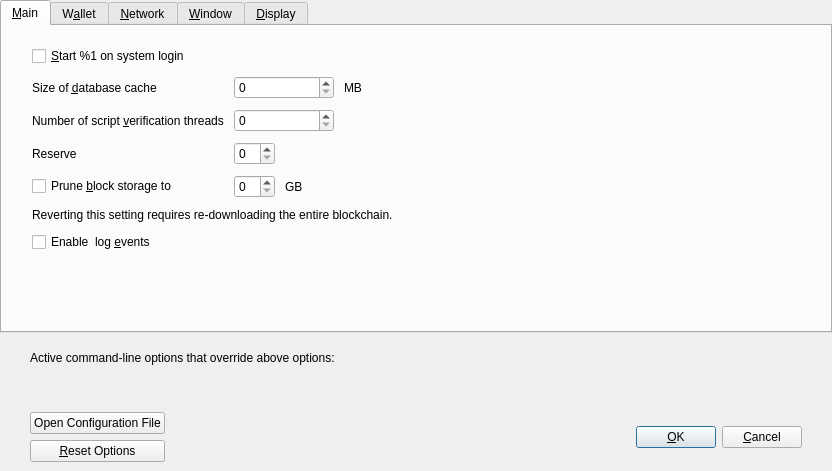
<?xml version="1.0" encoding="UTF-8"?>
<ui version="4.0">
 <class>OptionsDialog</class>
 <widget class="QDialog" name="OptionsDialog">
  <property name="geometry">
   <rect>
    <x>0</x>
    <y>0</y>
    <width>832</width>
    <height>471</height>
   </rect>
  </property>
  <property name="windowTitle">
   <string>Options</string>
  </property>
  <property name="modal">
   <bool>true</bool>
  </property>
  <layout class="QVBoxLayout" name="verticalLayout">
   <property name="leftMargin">
    <number>0</number>
   </property>
   <property name="topMargin">
    <number>0</number>
   </property>
   <property name="rightMargin">
    <number>0</number>
   </property>
   <property name="bottomMargin">
    <number>0</number>
   </property>
   <item>
    <widget class="QTabWidget" name="tabWidget">
     <property name="currentIndex">
      <number>0</number>
     </property>
     <widget class="QWidget" name="tabMain">
      <attribute name="title">
       <string>&amp;Main</string>
      </attribute>
      <layout class="QVBoxLayout" name="verticalLayout_3">
       <property name="spacing">
        <number>10</number>
       </property>
       <property name="leftMargin">
        <number>30</number>
       </property>
       <property name="topMargin">
        <number>20</number>
       </property>
       <property name="rightMargin">
        <number>30</number>
       </property>
       <property name="bottomMargin">
        <number>20</number>
       </property>
       <item>
        <widget class="QCheckBox" name="glitchAtStartup">
         <property name="toolTip">
          <string>Automatically start %1 after logging in to the system.</string>
         </property>
         <property name="text">
          <string>&amp;Start %1 on system login</string>
         </property>
        </widget>
       </item>
       <item>
        <layout class="QGridLayout" name="gridLayout">
         <property name="verticalSpacing">
          <number>10</number>
         </property>
         <item row="4" column="0" colspan="2">
          <widget class="QLabel" name="pruneWarning">
           <property name="text">
            <string>Reverting this setting requires re-downloading the entire blockchain.</string>
           </property>
           <property name="textFormat">
            <enum>Qt::PlainText</enum>
           </property>
          </widget>
         </item>
         <item row="1" column="0">
          <widget class="QLabel" name="threadsScriptVerifLabel">
           <property name="text">
            <string>Number of script &amp;verification threads</string>
           </property>
           <property name="textFormat">
            <enum>Qt::PlainText</enum>
           </property>
           <property name="buddy">
            <cstring>threadsScriptVerif</cstring>
           </property>
          </widget>
         </item>
         <item row="2" column="0">
          <widget class="QLabel" name="reserveBalanceLabel">
           <property name="text">
            <string>Reserve</string>
           </property>
           <property name="textFormat">
            <enum>Qt::PlainText</enum>
           </property>
           <property name="buddy">
            <cstring>threadsScriptVerif</cstring>
           </property>
          </widget>
         </item>
         <item row="0" column="1">
          <layout class="QHBoxLayout" name="horizontalLayout_2_Main">
           <item>
            <widget class="QSpinBox" name="databaseCache">
             <property name="minimumSize">
              <size>
               <width>100</width>
               <height>0</height>
              </size>
             </property>
            </widget>
           </item>
           <item>
            <widget class="QLabel" name="databaseCacheUnitLabel">
             <property name="text">
              <string>MB</string>
             </property>
             <property name="textFormat">
              <enum>Qt::PlainText</enum>
             </property>
            </widget>
           </item>
           <item>
            <spacer name="horizontalSpacer_2_Main">
             <property name="orientation">
              <enum>Qt::Horizontal</enum>
             </property>
             <property name="sizeHint" stdset="0">
              <size>
               <width>40</width>
               <height>20</height>
              </size>
             </property>
            </spacer>
           </item>
          </layout>
         </item>
         <item row="0" column="0">
          <widget class="QLabel" name="databaseCacheLabel">
           <property name="text">
            <string>Size of &amp;database cache</string>
           </property>
           <property name="textFormat">
            <enum>Qt::PlainText</enum>
           </property>
           <property name="buddy">
            <cstring>databaseCache</cstring>
           </property>
          </widget>
         </item>
         <item row="2" column="1">
          <layout class="QHBoxLayout" name="horizontalLayout_3_Main_3">
           <item>
            <widget class="BitcoinAmountField" name="reserveBalance">
             <property name="toolTip">
              <string>(0 = auto, &lt;0 = leave that many cores free)</string>
             </property>
            </widget>
           </item>
           <item>
            <spacer name="horizontalSpacer_3_Main_3">
             <property name="orientation">
              <enum>Qt::Horizontal</enum>
             </property>
             <property name="sizeHint" stdset="0">
              <size>
               <width>40</width>
               <height>20</height>
              </size>
             </property>
            </spacer>
           </item>
          </layout>
         </item>
         <item row="1" column="1">
          <layout class="QHBoxLayout" name="horizontalLayout_3_Main">
           <item>
            <widget class="QSpinBox" name="threadsScriptVerif">
             <property name="minimumSize">
              <size>
               <width>100</width>
               <height>0</height>
              </size>
             </property>
             <property name="toolTip">
              <string>(0 = auto, &lt;0 = leave that many cores free)</string>
             </property>
            </widget>
           </item>
           <item>
            <spacer name="horizontalSpacer_3_Main">
             <property name="orientation">
              <enum>Qt::Horizontal</enum>
             </property>
             <property name="sizeHint" stdset="0">
              <size>
               <width>40</width>
               <height>20</height>
              </size>
             </property>
            </spacer>
           </item>
          </layout>
         </item>
         <item row="3" column="0">
          <widget class="QCheckBox" name="prune">
           <property name="toolTip">
            <string>Disables some advanced features but all blocks will still be fully validated. Reverting this setting requires re-downloading the entire blockchain. Actual disk usage may be somewhat higher.</string>
           </property>
           <property name="text">
            <string>Prune &amp;block storage to</string>
           </property>
          </widget>
         </item>
         <item row="3" column="1">
          <layout class="QHBoxLayout" name="horizontalLayout_Main_Prune">
           <item>
            <widget class="QSpinBox" name="pruneSize"/>
           </item>
           <item>
            <widget class="QLabel" name="pruneSizeUnitLabel">
             <property name="text">
              <string>GB</string>
             </property>
             <property name="textFormat">
              <enum>Qt::PlainText</enum>
             </property>
            </widget>
           </item>
           <item>
            <spacer name="horizontalSpacer_Main_Prune">
             <property name="orientation">
              <enum>Qt::Horizontal</enum>
             </property>
             <property name="sizeHint" stdset="0">
              <size>
               <width>40</width>
               <height>20</height>
              </size>
             </property>
            </spacer>
           </item>
          </layout>
         </item>
        </layout>
       </item>
       <item>
        <widget class="QCheckBox" name="logEvents">
         <property name="text">
          <string>Enable  log &amp;events</string>
         </property>
        </widget>
       </item>
       <item>
        <spacer name="verticalSpacer_Main">
         <property name="orientation">
          <enum>Qt::Vertical</enum>
         </property>
         <property name="sizeHint" stdset="0">
          <size>
           <width>20</width>
           <height>40</height>
          </size>
         </property>
        </spacer>
       </item>
      </layout>
     </widget>
     <widget class="QWidget" name="tabWallet">
      <attribute name="title">
       <string>W&amp;allet</string>
      </attribute>
      <layout class="QVBoxLayout" name="verticalLayout_Wallet">
       <property name="spacing">
        <number>10</number>
       </property>
       <property name="leftMargin">
        <number>30</number>
       </property>
       <property name="topMargin">
        <number>20</number>
       </property>
       <property name="rightMargin">
        <number>30</number>
       </property>
       <property name="bottomMargin">
        <number>20</number>
       </property>
       <item>
        <widget class="QGroupBox" name="groupBox">
         <property name="title">
          <string>Expert</string>
         </property>
         <layout class="QVBoxLayout" name="verticalLayout_2">
          <property name="spacing">
           <number>10</number>
          </property>
          <item>
           <widget class="QCheckBox" name="coinControlFeatures">
            <property name="toolTip">
             <string>Whether to show coin control features or not.</string>
            </property>
            <property name="text">
             <string>Enable coin &amp;control features</string>
            </property>
           </widget>
          </item>
          <item>
           <widget class="QCheckBox" name="spendZeroConfChange">
            <property name="toolTip">
             <string>If you disable the spending of unconfirmed change, the change from a transaction cannot be used until that transaction has at least one confirmation. This also affects how your balance is computed.</string>
            </property>
            <property name="text">
             <string>&amp;Spend unconfirmed change</string>
            </property>
           </widget>
          </item>
          <item>
           <widget class="QCheckBox" name="zeroBalanceAddressToken">
            <property name="text">
             <string>Enable &amp;zero balance for receiver token address</string>
            </property>
           </widget>
          </item>
          <item>
           <widget class="QCheckBox" name="useChangeAddress">
            <property name="text">
             <string>Use change &amp;address</string>
            </property>
           </widget>
          </item>
          <item>
           <widget class="QCheckBox" name="checkForUpdates">
            <property name="text">
             <string>Check for &amp;updates</string>
            </property>
           </widget>
          </item>
         </layout>
        </widget>
       </item>
       <item>
        <spacer name="verticalSpacer_Wallet">
         <property name="orientation">
          <enum>Qt::Vertical</enum>
         </property>
         <property name="sizeHint" stdset="0">
          <size>
           <width>20</width>
           <height>40</height>
          </size>
         </property>
        </spacer>
       </item>
      </layout>
     </widget>
     <widget class="QWidget" name="tabNetwork">
      <attribute name="title">
       <string>&amp;Network</string>
      </attribute>
      <layout class="QVBoxLayout" name="verticalLayout_Network">
       <property name="spacing">
        <number>10</number>
       </property>
       <property name="leftMargin">
        <number>30</number>
       </property>
       <property name="topMargin">
        <number>20</number>
       </property>
       <property name="rightMargin">
        <number>30</number>
       </property>
       <property name="bottomMargin">
        <number>20</number>
       </property>
       <item>
        <widget class="QCheckBox" name="mapPortUpnp">
         <property name="toolTip">
          <string>Automatically open the Bitcoin client port on the router. This only works when your router supports UPnP and it is enabled.</string>
         </property>
         <property name="text">
          <string>Map port using &amp;UPnP</string>
         </property>
        </widget>
       </item>
       <item>
        <widget class="QCheckBox" name="allowIncoming">
         <property name="toolTip">
          <string>Accept connections from outside.</string>
         </property>
         <property name="text">
          <string>Allow incomin&amp;g connections</string>
         </property>
        </widget>
       </item>
       <item>
        <widget class="QCheckBox" name="connectSocks">
         <property name="toolTip">
          <string>Connect to the Bitcoin network through a SOCKS5 proxy.</string>
         </property>
         <property name="text">
          <string>&amp;Connect through SOCKS5 proxy (default proxy):</string>
         </property>
        </widget>
       </item>
       <item>
        <layout class="QHBoxLayout" name="horizontalLayout_1_Network">
         <item>
          <widget class="QLabel" name="proxyIpLabel">
           <property name="text">
            <string>Proxy &amp;IP:</string>
           </property>
           <property name="textFormat">
            <enum>Qt::PlainText</enum>
           </property>
           <property name="buddy">
            <cstring>proxyIp</cstring>
           </property>
          </widget>
         </item>
         <item>
          <widget class="QValidatedLineEdit" name="proxyIp">
           <property name="minimumSize">
            <size>
             <width>140</width>
             <height>0</height>
            </size>
           </property>
           <property name="maximumSize">
            <size>
             <width>140</width>
             <height>16777215</height>
            </size>
           </property>
           <property name="toolTip">
            <string>IP address of the proxy (e.g. IPv4: 127.0.0.1 / IPv6: ::1)</string>
           </property>
          </widget>
         </item>
         <item>
          <widget class="QLabel" name="proxyPortLabel">
           <property name="text">
            <string>&amp;Port:</string>
           </property>
           <property name="textFormat">
            <enum>Qt::PlainText</enum>
           </property>
           <property name="buddy">
            <cstring>proxyPort</cstring>
           </property>
          </widget>
         </item>
         <item>
          <widget class="QLineEdit" name="proxyPort">
           <property name="minimumSize">
            <size>
             <width>55</width>
             <height>0</height>
            </size>
           </property>
           <property name="maximumSize">
            <size>
             <width>55</width>
             <height>16777215</height>
            </size>
           </property>
           <property name="toolTip">
            <string>Port of the proxy (e.g. 9050)</string>
           </property>
          </widget>
         </item>
         <item>
          <spacer name="horizontalSpacer_1_Network">
           <property name="orientation">
            <enum>Qt::Horizontal</enum>
           </property>
           <property name="sizeHint" stdset="0">
            <size>
             <width>40</width>
             <height>20</height>
            </size>
           </property>
          </spacer>
         </item>
        </layout>
       </item>
       <item>
        <layout class="QHBoxLayout" name="horizontalLayout_2_Network">
         <item>
          <widget class="QLabel" name="proxyActiveNets">
           <property name="text">
            <string>Used for reaching peers via:</string>
           </property>
           <property name="textFormat">
            <enum>Qt::PlainText</enum>
           </property>
          </widget>
         </item>
         <item>
          <widget class="QCheckBox" name="proxyReachIPv4">
           <property name="enabled">
            <bool>false</bool>
           </property>
           <property name="toolTip">
            <string>Shows if the supplied default SOCKS5 proxy is used to reach peers via this network type.</string>
           </property>
           <property name="text">
            <string/>
           </property>
          </widget>
         </item>
         <item>
          <widget class="QLabel" name="proxyReachIPv4Label">
           <property name="text">
            <string>IPv4</string>
           </property>
           <property name="textFormat">
            <enum>Qt::PlainText</enum>
           </property>
          </widget>
         </item>
         <item>
          <widget class="QCheckBox" name="proxyReachIPv6">
           <property name="enabled">
            <bool>false</bool>
           </property>
           <property name="toolTip">
            <string>Shows if the supplied default SOCKS5 proxy is used to reach peers via this network type.</string>
           </property>
           <property name="text">
            <string/>
           </property>
          </widget>
         </item>
         <item>
          <widget class="QLabel" name="proxyReachIPv6Label">
           <property name="text">
            <string>IPv6</string>
           </property>
           <property name="textFormat">
            <enum>Qt::PlainText</enum>
           </property>
          </widget>
         </item>
         <item>
          <widget class="QCheckBox" name="proxyReachTor">
           <property name="enabled">
            <bool>false</bool>
           </property>
           <property name="toolTip">
            <string>Shows if the supplied default SOCKS5 proxy is used to reach peers via this network type.</string>
           </property>
           <property name="text">
            <string/>
           </property>
          </widget>
         </item>
         <item>
          <widget class="QLabel" name="proxyReachTorLabel">
           <property name="text">
            <string>Tor</string>
           </property>
           <property name="textFormat">
            <enum>Qt::PlainText</enum>
           </property>
          </widget>
         </item>
         <item>
          <spacer name="horizontalSpacer_2_Network">
           <property name="orientation">
            <enum>Qt::Horizontal</enum>
           </property>
           <property name="sizeHint" stdset="0">
            <size>
             <width>40</width>
             <height>20</height>
            </size>
           </property>
          </spacer>
         </item>
        </layout>
       </item>
       <item>
        <widget class="QCheckBox" name="connectSocksTor">
         <property name="toolTip">
          <string>Connect to the Bitcoin network through a separate SOCKS5 proxy for Tor hidden services.</string>
         </property>
         <property name="text">
          <string>Use separate SOCKS&amp;5 proxy to reach peers via Tor hidden services:</string>
         </property>
        </widget>
       </item>
       <item>
        <layout class="QHBoxLayout" name="horizontalLayout_3_Network">
         <item>
          <widget class="QLabel" name="proxyIpTorLabel">
           <property name="text">
            <string>Proxy &amp;IP:</string>
           </property>
           <property name="textFormat">
            <enum>Qt::PlainText</enum>
           </property>
           <property name="buddy">
            <cstring>proxyIpTor</cstring>
           </property>
          </widget>
         </item>
         <item>
          <widget class="QValidatedLineEdit" name="proxyIpTor">
           <property name="minimumSize">
            <size>
             <width>140</width>
             <height>0</height>
            </size>
           </property>
           <property name="maximumSize">
            <size>
             <width>140</width>
             <height>16777215</height>
            </size>
           </property>
           <property name="toolTip">
            <string>IP address of the proxy (e.g. IPv4: 127.0.0.1 / IPv6: ::1)</string>
           </property>
          </widget>
         </item>
         <item>
          <widget class="QLabel" name="proxyPortTorLabel">
           <property name="text">
            <string>&amp;Port:</string>
           </property>
           <property name="textFormat">
            <enum>Qt::PlainText</enum>
           </property>
           <property name="buddy">
            <cstring>proxyPortTor</cstring>
           </property>
          </widget>
         </item>
         <item>
          <widget class="QLineEdit" name="proxyPortTor">
           <property name="minimumSize">
            <size>
             <width>55</width>
             <height>0</height>
            </size>
           </property>
           <property name="maximumSize">
            <size>
             <width>55</width>
             <height>16777215</height>
            </size>
           </property>
           <property name="toolTip">
            <string>Port of the proxy (e.g. 9050)</string>
           </property>
          </widget>
         </item>
         <item>
          <spacer name="horizontalSpacer_4_Network">
           <property name="orientation">
            <enum>Qt::Horizontal</enum>
           </property>
           <property name="sizeHint" stdset="0">
            <size>
             <width>40</width>
             <height>20</height>
            </size>
           </property>
          </spacer>
         </item>
        </layout>
       </item>
       <item>
        <spacer name="verticalSpacer_Network">
         <property name="orientation">
          <enum>Qt::Vertical</enum>
         </property>
         <property name="sizeHint" stdset="0">
          <size>
           <width>20</width>
           <height>40</height>
          </size>
         </property>
        </spacer>
       </item>
      </layout>
     </widget>
     <widget class="QWidget" name="tabWindow">
      <attribute name="title">
       <string>&amp;Window</string>
      </attribute>
      <layout class="QVBoxLayout" name="verticalLayout_Window">
       <property name="spacing">
        <number>10</number>
       </property>
       <property name="leftMargin">
        <number>30</number>
       </property>
       <property name="topMargin">
        <number>20</number>
       </property>
       <property name="rightMargin">
        <number>30</number>
       </property>
       <property name="bottomMargin">
        <number>20</number>
       </property>
       <item>
        <widget class="QCheckBox" name="hideTrayIcon">
         <property name="toolTip">
          <string>Hide the icon from the system tray.</string>
         </property>
         <property name="text">
          <string>&amp;Hide tray icon</string>
         </property>
        </widget>
       </item>
       <item>
        <widget class="QCheckBox" name="minimizeToTray">
         <property name="toolTip">
          <string>Show only a tray icon after minimizing the window.</string>
         </property>
         <property name="text">
          <string>&amp;Minimize to the tray instead of the taskbar</string>
         </property>
        </widget>
       </item>
       <item>
        <widget class="QCheckBox" name="minimizeOnClose">
         <property name="toolTip">
          <string>Minimize instead of exit the application when the window is closed. When this option is enabled, the application will be closed only after selecting Exit in the menu.</string>
         </property>
         <property name="text">
          <string>M&amp;inimize on close</string>
         </property>
        </widget>
       </item>
       <item>
        <spacer name="verticalSpacer_Window">
         <property name="orientation">
          <enum>Qt::Vertical</enum>
         </property>
         <property name="sizeHint" stdset="0">
          <size>
           <width>20</width>
           <height>40</height>
          </size>
         </property>
        </spacer>
       </item>
      </layout>
     </widget>
     <widget class="QWidget" name="tabDisplay">
      <attribute name="title">
       <string>&amp;Display</string>
      </attribute>
      <layout class="QVBoxLayout" name="verticalLayout_Display">
       <property name="spacing">
        <number>10</number>
       </property>
       <property name="leftMargin">
        <number>30</number>
       </property>
       <property name="topMargin">
        <number>20</number>
       </property>
       <property name="rightMargin">
        <number>30</number>
       </property>
       <property name="bottomMargin">
        <number>20</number>
       </property>
       <item>
        <layout class="QGridLayout" name="gridLayout_2">
         <property name="verticalSpacing">
          <number>10</number>
         </property>
         <item row="0" column="0">
          <widget class="QLabel" name="langLabel">
           <property name="text">
            <string>User Interface &amp;language:</string>
           </property>
           <property name="textFormat">
            <enum>Qt::PlainText</enum>
           </property>
           <property name="buddy">
            <cstring>lang</cstring>
           </property>
          </widget>
         </item>
         <item row="0" column="1">
          <widget class="QValueComboBox" name="lang">
           <property name="toolTip">
            <string>The user interface language can be set here. This setting will take effect after restarting %1.</string>
           </property>
          </widget>
         </item>
         <item row="1" column="0">
          <widget class="QLabel" name="unitLabel">
           <property name="text">
            <string>&amp;Unit to show amounts in:</string>
           </property>
           <property name="textFormat">
            <enum>Qt::PlainText</enum>
           </property>
           <property name="buddy">
            <cstring>unit</cstring>
           </property>
          </widget>
         </item>
         <item row="2" column="0">
          <widget class="QLabel" name="thirdPartyTxUrlsLabel">
           <property name="toolTip">
            <string>Third party URLs (e.g. a block explorer) that appear in the transactions tab as context menu items. %s in the URL is replaced by transaction hash. Multiple URLs are separated by vertical bar |.</string>
           </property>
           <property name="text">
            <string>&amp;Third party transaction URLs</string>
           </property>
           <property name="buddy">
            <cstring>thirdPartyTxUrls</cstring>
           </property>
          </widget>
         </item>
         <item row="1" column="1">
          <widget class="QValueComboBox" name="unit">
           <property name="toolTip">
            <string>Choose the default subdivision unit to show in the interface and when sending coins.</string>
           </property>
          </widget>
         </item>
         <item row="2" column="1">
          <widget class="QLineEdit" name="thirdPartyTxUrls">
           <property name="toolTip">
            <string>Third party URLs (e.g. a block explorer) that appear in the transactions tab as context menu items. %s in the URL is replaced by transaction hash. Multiple URLs are separated by vertical bar |.</string>
           </property>
          </widget>
         </item>
        </layout>
       </item>
       <item>
        <spacer name="verticalSpacer_Display">
         <property name="orientation">
          <enum>Qt::Vertical</enum>
         </property>
         <property name="sizeHint" stdset="0">
          <size>
           <width>20</width>
           <height>40</height>
          </size>
         </property>
        </spacer>
       </item>
      </layout>
     </widget>
    </widget>
   </item>
   <item>
    <widget class="QFrame" name="frame">
     <layout class="QVBoxLayout" name="verticalLayout_Bottom">
      <property name="leftMargin">
       <number>30</number>
      </property>
      <property name="rightMargin">
       <number>30</number>
      </property>
      <item>
       <layout class="QHBoxLayout" name="horizontalLayout_Bottom">
        <item>
         <widget class="QLabel" name="overriddenByCommandLineInfoLabel">
          <property name="text">
           <string>Active command-line options that override above options:</string>
          </property>
          <property name="textFormat">
           <enum>Qt::PlainText</enum>
          </property>
         </widget>
        </item>
        <item>
         <spacer name="horizontalSpacer_Bottom">
          <property name="orientation">
           <enum>Qt::Horizontal</enum>
          </property>
          <property name="sizeHint" stdset="0">
           <size>
            <width>40</width>
            <height>20</height>
           </size>
          </property>
         </spacer>
        </item>
       </layout>
      </item>
      <item>
       <widget class="QLabel" name="overriddenByCommandLineLabel">
        <property name="text">
         <string/>
        </property>
        <property name="textFormat">
         <enum>Qt::PlainText</enum>
        </property>
        <property name="wordWrap">
         <bool>true</bool>
        </property>
       </widget>
      </item>
     </layout>
    </widget>
   </item>
   <item>
    <widget class="QWidget" name="buttonsContainerWhite" native="true">
     <layout class="QHBoxLayout" name="horizontalLayout_2">
      <property name="leftMargin">
       <number>30</number>
      </property>
      <property name="rightMargin">
       <number>30</number>
      </property>
      <item>
       <layout class="QVBoxLayout" name="verticalLayout_Buttons">
        <item>
         <widget class="QPushButton" name="openBitcoinConfButton">
          <property name="toolTip">
           <string>Open the %1 configuration file from the working directory.</string>
          </property>
          <property name="text">
           <string>Open Configuration File</string>
          </property>
          <property name="autoDefault">
           <bool>false</bool>
          </property>
         </widget>
        </item>
        <item>
         <widget class="QPushButton" name="resetButton">
          <property name="toolTip">
           <string>Reset all client options to default.</string>
          </property>
          <property name="text">
           <string>&amp;Reset Options</string>
          </property>
          <property name="autoDefault">
           <bool>false</bool>
          </property>
         </widget>
        </item>
       </layout>
      </item>
      <item>
       <spacer name="horizontalSpacer_3">
        <property name="orientation">
         <enum>Qt::Horizontal</enum>
        </property>
        <property name="sizeHint" stdset="0">
         <size>
          <width>20</width>
          <height>20</height>
         </size>
        </property>
       </spacer>
      </item>
      <item>
       <widget class="QLabel" name="statusLabel">
        <property name="minimumSize">
         <size>
          <width>200</width>
          <height>0</height>
         </size>
        </property>
        <property name="font">
         <font>
          <weight>75</weight>
          <bold>true</bold>
         </font>
        </property>
        <property name="text">
         <string/>
        </property>
        <property name="textFormat">
         <enum>Qt::PlainText</enum>
        </property>
        <property name="wordWrap">
         <bool>true</bool>
        </property>
       </widget>
      </item>
      <item>
       <spacer name="horizontalSpacer">
        <property name="orientation">
         <enum>Qt::Horizontal</enum>
        </property>
        <property name="sizeHint" stdset="0">
         <size>
          <width>20</width>
          <height>20</height>
         </size>
        </property>
       </spacer>
      </item>
      <item>
       <widget class="QPushButton" name="okButton">
        <property name="text">
         <string>&amp;OK</string>
        </property>
        <property name="autoDefault">
         <bool>false</bool>
        </property>
        <property name="default">
         <bool>true</bool>
        </property>
       </widget>
      </item>
      <item>
       <widget class="QPushButton" name="cancelButton">
        <property name="text">
         <string>&amp;Cancel</string>
        </property>
        <property name="autoDefault">
         <bool>false</bool>
        </property>
       </widget>
      </item>
     </layout>
    </widget>
   </item>
  </layout>
 </widget>
 <customwidgets>
  <customwidget>
   <class>QValidatedLineEdit</class>
   <extends>QLineEdit</extends>
   <header>qt/qvalidatedlineedit.h</header>
  </customwidget>
  <customwidget>
   <class>QValueComboBox</class>
   <extends>QComboBox</extends>
   <header>qt/qvaluecombobox.h</header>
  </customwidget>
  <customwidget>
   <class>BitcoinAmountField</class>
   <extends>QSpinBox</extends>
   <header>qt/glitchamountfield.h</header>
  </customwidget>
 </customwidgets>
 <resources/>
 <connections/>
</ui>
